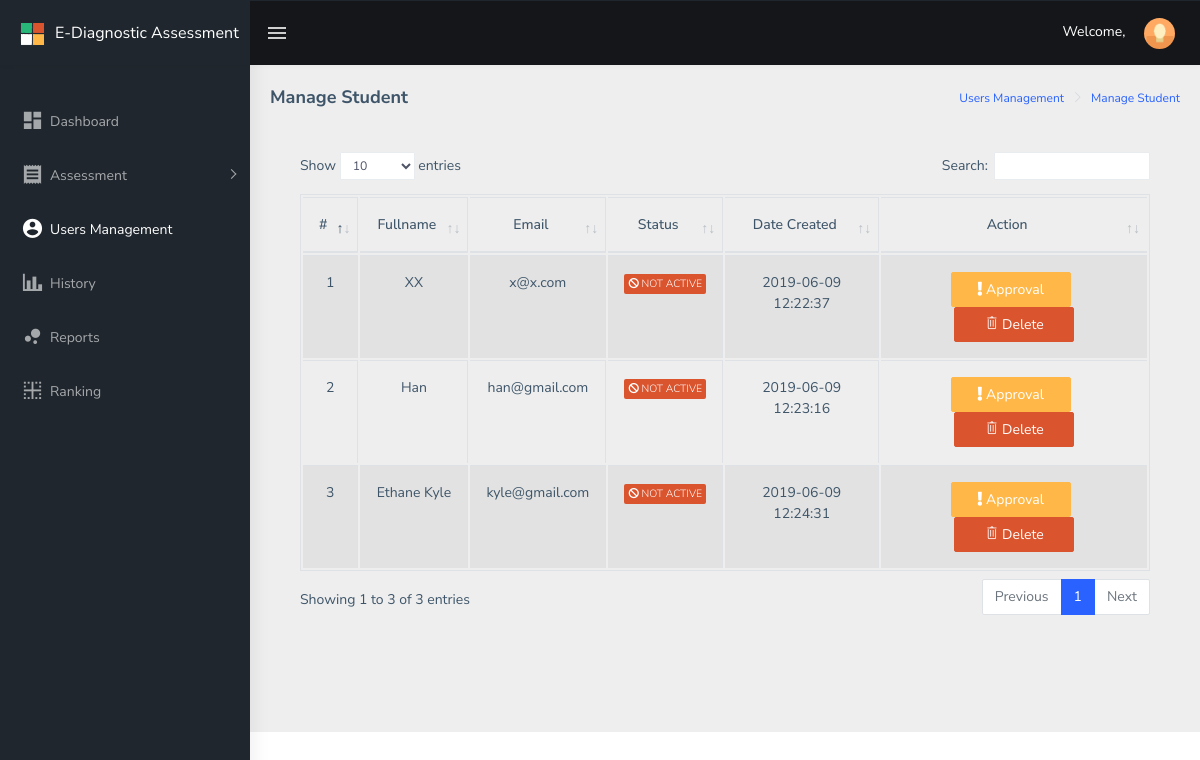
Before: /public/main/teacher/usersmanagement/student/index.php with the older database file.
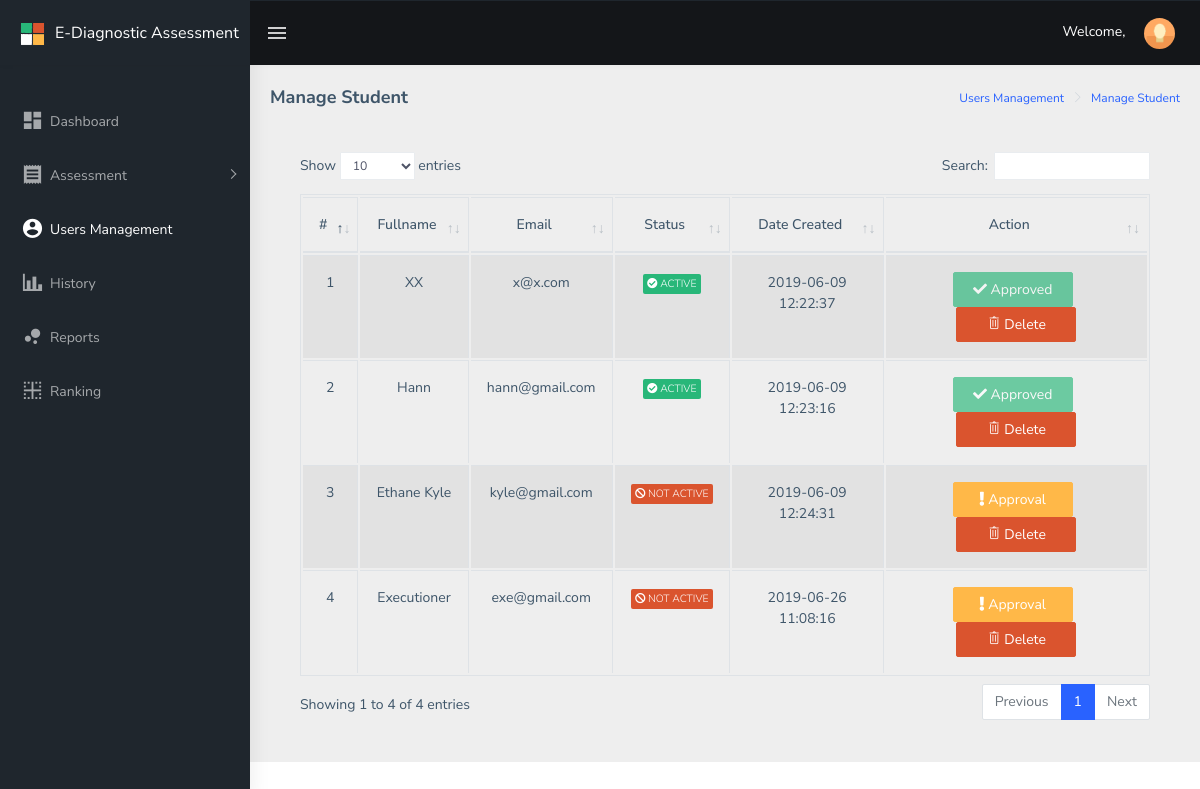
After: the same page with the newer database file.
### tables this page shows
CREATE TABLE `drxassessment_users` (
  `drxassessment_id` int(11) NOT NULL,
  `drxassessment_code` text NOT NULL,
  `drxassessment_profile_pic` text NOT NULL,
  `drxassessment_name` varchar(55) NOT NULL,
  `drxassessment_contactnumber` int(55) NOT NULL,
  `drxassessment_email` varchar(55) NOT NULL,
  `drxassessment_username` varchar(55) NOT NULL,
  `drxassessment_password` varchar(55) NOT NULL,
  `drxassessment_position` varchar(55) NOT NULL,
  `drxassessment_status` int(1) NOT NULL,
  `drxassessment_created_at` datetime NOT NULL,
  `drxassessment_updated_at` datetime NOT NULL
);

### public/main/teacher/usersmanagement/student/index.php (the view, shortened to what the changed rows need)
<?php
include("../../../../../config/common/asdasf9z09x0c90zx90123.php");
?>
<!DOCTYPE html>
<html dir="ltr" lang="en">
<head>
    <link href="../../../../assets/libs/flot/css/float-chart.css" rel="stylesheet">
    <link href="../../../../dist/css/style.min.css" rel="stylesheet">
    <link href="../../../../assets/libs/datatables.net-bs4/css/dataTables.bootstrap4.css" rel="stylesheet">
</head>
<body>
    <div id="main-wrapper">
        <div class="page-wrapper">
            <div class="container-fluid">
							<div class="card-body">
									<div class="table-responsive">
											<table id="zero_config" class="table table-striped table-bordered">
													<thead>
															<tr>
																	<th class="text-center">#</th>
																	<th class="text-center">Fullname</th>
																	<th class="text-center">Email</th>
																	<th class="text-center">Status</th>
																	<th class="text-center">Date Created</th>
																	<th class="text-center">Action</th>
															</tr>
													</thead>
													<tbody>
														<?php
	                          $drx_count = 0;
	                          $connection->setAttribute(PDO::ATTR_ERRMODE, PDO::ERRMODE_EXCEPTION);
	                          $result = $connection->prepare("SELECT * FROM drxassessment_users WHERE drxassessment_position ='5tud3nt' ORDER BY drxassessment_created_at ASC");
	                          $result->execute();
	                              while ($row = $result->fetch(PDO::FETCH_ASSOC)) {
	                                     $drx_count++;
	                                     $drxassessment_id = $row['drxassessment_id'];
	                                     $drxassessment_name = $row['drxassessment_name'];
	                                     $drxassessment_email = $row['drxassessment_email'];
																			 $drxassessment_created_at = $row['drxassessment_created_at'];
	                                     $drxassessment_status = $row['drxassessment_status'];
	                          ?>
															<tr>
																<td class="text-center"><?php echo $drx_count; ?></td>
																<td class="text-center"><?php echo $drxassessment_name; ?></td>
																<td class="text-center"><?php echo $drxassessment_email; ?></td>
																<td class="text-center">
																	<?php if ($drxassessment_status == 1) { ?>
																	<span class="badge badge-success"><i class="fas fa-check-circle"></i> ACTIVE</span>
																  <?php } else if($drxassessment_status == 0) {?>
																	<span class="badge badge-danger"><i class="fas fa-ban"></i> NOT ACTIVE</span>
																	<?php } ?>
																</td>
																<td class="text-center"><?php echo $drxassessment_created_at; ?></td>
																<td class="text-center">
																	<?php if($drxassessment_status == 1) {?>
																	<button type="button" class="btn btn-success btn-mg" style="width: 120px;" disabled>
                                  <i class="fas fa-check"></i> Approved
                                  </button>
																	<?php } else if($drxassessment_status == 0) {?>
																	<button type="button" data-toggle="modal" data-target="#usersModal" style="width: 120px;"  class="btn btn-warning btn-mg"
                                  onclick="approveUser('<?php echo $drxassessment_id ; ?>',
	                                                     '<?php echo $drxassessment_name ; ?>');">
                                  <i class="fas fa-exclamation"></i> Approval
                                  </button>
																	<?php } ?>
                                  <button type="button" data-toggle="modal" data-target="#deleteusersModal"  style="width: 120px;" class="btn btn-danger btn-mg"
                                  onclick="deleteUser('<?php echo $drxassessment_id ; ?>');">
                                  <i class="ti-trash"></i> Delete
                                  </button>
																</td>
															</tr>
														<?php } ?>
													</tbody>
											</table>
									</div>
            </div>
        </div>
    </div>
</body>
</html>

Changed rows visible on the page:
changed drxassessment_users "XX": drxassessment_status "NOT ACTIVE Approval" → "ACTIVE Approved"
changed drxassessment_users: drxassessment_name "Han" → "Hann"; drxassessment_email "han@gmail.com" → "hann@gmail.com"; drxassessment_status "NOT ACTIVE Approval" → "ACTIVE Approved"
added drxassessment_users: drxassessment_name "Executioner", drxassessment_email "exe@gmail.com", drxassessment_status 0 (drawn), drxassessment_created_at "2019-06-26 11:08:16"
Other visible differences:
text written by a page script: "Show entries Search: Showing 1 to 3 of 3 entries Previous 1 Next" → "Show entries Search: Showing 1 to 4 of 4 entries Previous 1 Next"
